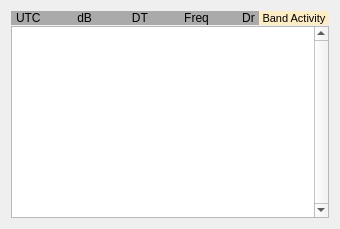
      <widget class="QWidget" name="layoutWidget">
       <layout class="QVBoxLayout" name="verticalLayout_7" stretch="0,0">
        <property name="spacing">
         <number>1</number>
        </property>
        <item>
         <layout class="QHBoxLayout" name="horizontalLayout_10">
          <property name="spacing">
           <number>0</number>
          </property>
          <item>
           <widget class="QLabel" name="decodedTextLabel">
            <property name="sizePolicy">
             <sizepolicy hsizetype="Expanding" vsizetype="Fixed">
              <horstretch>0</horstretch>
              <verstretch>0</verstretch>
             </sizepolicy>
            </property>
            <property name="minimumSize">
             <size>
              <width>225</width>
              <height>14</height>
             </size>
            </property>
            <property name="maximumSize">
             <size>
              <width>1000</width>
              <height>14</height>
             </size>
            </property>
            <property name="palette">
             <palette>
              <active>
               <colorrole role="Base">
                <brush brushstyle="SolidPattern">
                 <color alpha="255">
                  <red>252</red>
                  <green>252</green>
                  <blue>252</blue>
                 </color>
                </brush>
               </colorrole>
               <colorrole role="Window">
                <brush brushstyle="SolidPattern">
                 <color alpha="255">
                  <red>170</red>
                  <green>170</green>
                  <blue>170</blue>
                 </color>
                </brush>
               </colorrole>
              </active>
              <inactive>
               <colorrole role="Base">
                <brush brushstyle="SolidPattern">
                 <color alpha="255">
                  <red>252</red>
                  <green>252</green>
                  <blue>252</blue>
                 </color>
                </brush>
               </colorrole>
               <colorrole role="Window">
                <brush brushstyle="SolidPattern">
                 <color alpha="255">
                  <red>170</red>
                  <green>170</green>
                  <blue>170</blue>
                 </color>
                </brush>
               </colorrole>
              </inactive>
              <disabled>
               <colorrole role="Base">
                <brush brushstyle="SolidPattern">
                 <color alpha="255">
                  <red>170</red>
                  <green>170</green>
                  <blue>170</blue>
                 </color>
                </brush>
               </colorrole>
               <colorrole role="Window">
                <brush brushstyle="SolidPattern">
                 <color alpha="255">
                  <red>170</red>
                  <green>170</green>
                  <blue>170</blue>
                 </color>
                </brush>
               </colorrole>
              </disabled>
             </palette>
            </property>
            <property name="autoFillBackground">
             <bool>true</bool>
            </property>
            <property name="text">
             <string>UTC           dB            DT           Freq          Dr </string>
            </property>
            <property name="textFormat">
             <enum>Qt::PlainText</enum>
            </property>
            <property name="indent">
             <number>5</number>
            </property>
           </widget>
          </item>
          <item>
           <widget class="QLabel" name="label_6">
            <property name="sizePolicy">
             <sizepolicy hsizetype="Expanding" vsizetype="Fixed">
              <horstretch>0</horstretch>
              <verstretch>0</verstretch>
             </sizepolicy>
            </property>
            <property name="minimumSize">
             <size>
              <width>70</width>
              <height>14</height>
             </size>
            </property>
            <property name="maximumSize">
             <size>
              <width>500</width>
              <height>14</height>
             </size>
            </property>
            <property name="palette">
             <palette>
              <active>
               <colorrole role="Base">
                <brush brushstyle="SolidPattern">
                 <color alpha="255">
                  <red>255</red>
                  <green>255</green>
                  <blue>255</blue>
                 </color>
                </brush>
               </colorrole>
               <colorrole role="Window">
                <brush brushstyle="SolidPattern">
                 <color alpha="255">
                  <red>253</red>
                  <green>237</green>
                  <blue>197</blue>
                 </color>
                </brush>
               </colorrole>
              </active>
              <inactive>
               <colorrole role="Base">
                <brush brushstyle="SolidPattern">
                 <color alpha="255">
                  <red>255</red>
                  <green>255</green>
                  <blue>255</blue>
                 </color>
                </brush>
               </colorrole>
               <colorrole role="Window">
                <brush brushstyle="SolidPattern">
                 <color alpha="255">
                  <red>253</red>
                  <green>237</green>
                  <blue>197</blue>
                 </color>
                </brush>
               </colorrole>
              </inactive>
              <disabled>
               <colorrole role="Base">
                <brush brushstyle="SolidPattern">
                 <color alpha="255">
                  <red>253</red>
                  <green>237</green>
                  <blue>197</blue>
                 </color>
                </brush>
               </colorrole>
               <colorrole role="Window">
                <brush brushstyle="SolidPattern">
                 <color alpha="255">
                  <red>253</red>
                  <green>237</green>
                  <blue>197</blue>
                 </color>
                </brush>
               </colorrole>
              </disabled>
             </palette>
            </property>
            <property name="font">
             <font>
              <pointsize>8</pointsize>
              <weight>50</weight>
              <bold>false</bold>
             </font>
            </property>
            <property name="autoFillBackground">
             <bool>true</bool>
            </property>
            <property name="text">
             <string>Band Activity</string>
            </property>
            <property name="alignment">
             <set>Qt::AlignCenter</set>
            </property>
           </widget>
          </item>
         </layout>
        </item>
        <item>
         <widget class="DisplayText" name="decodedTextBrowser">
          <property name="sizePolicy">
           <sizepolicy hsizetype="Expanding" vsizetype="Expanding">
            <horstretch>0</horstretch>
            <verstretch>10</verstretch>
           </sizepolicy>
          </property>
          <property name="minimumSize">
           <size>
            <width>200</width>
            <height>100</height>
           </size>
          </property>
          <property name="frameShape">
           <enum>QFrame::StyledPanel</enum>
          </property>
          <property name="verticalScrollBarPolicy">
           <enum>Qt::ScrollBarAlwaysOn</enum>
          </property>
          <property name="horizontalScrollBarPolicy">
           <enum>Qt::ScrollBarAsNeeded</enum>
          </property>
          <property name="lineWrapMode">
           <enum>QTextEdit::WidgetWidth</enum>
          </property>
          <property name="cursorWidth">
           <number>0</number>
          </property>
          <property name="textInteractionFlags">
           <set>Qt::TextSelectableByKeyboard|Qt::TextSelectableByMouse</set>
          </property>
         </widget>
        </item>
       </layout>
      </widget>
